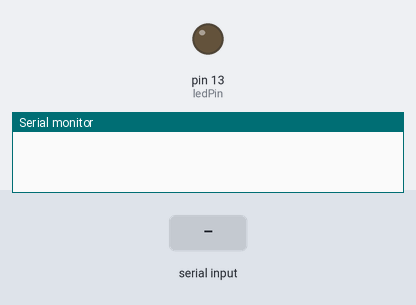
The sketch below on a simulated Arduino Uno, built with avr-gcc and run on an emulated ATmega328P. On the bench: output pins drawn as LEDs (lit = HIGH), the last lines printed to the serial monitor. Dashed ring = blinking. The test bench sets the inputs (shaded band).

Above: at 1.2 s.
1.3 s: "b\n" received over Serial
At 1.55 s:
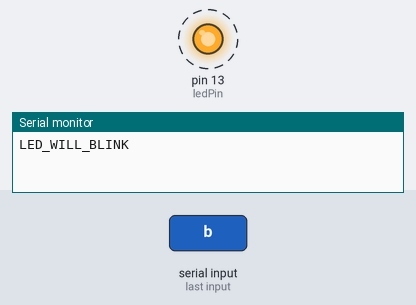
4.3 s: byte 117 ('u') received over Serial
At 4.9 s:
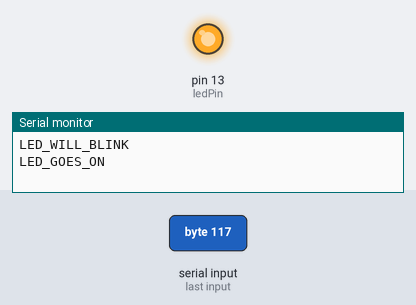
5.8 s: byte 100 ('d') received over Serial
At 6.1 s:
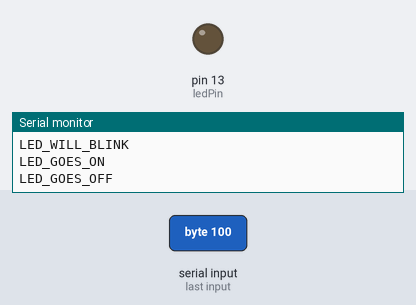
7.3 s: "u\n" received over Serial
At 8.4 s:
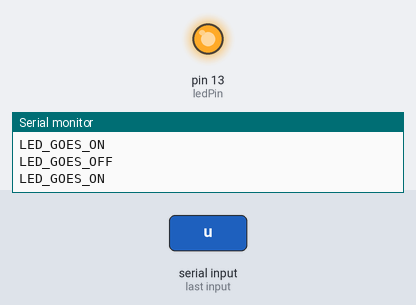
8.8 s: "d\n" received over Serial
At 9.6 s:
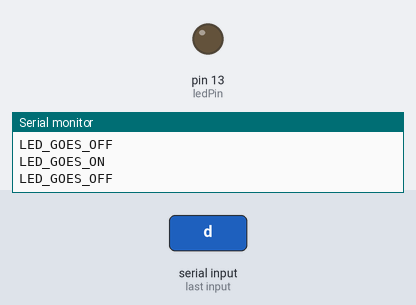
Timing chart, 0 to 11.3 s (numbered marks = the images above; inputs shaded):
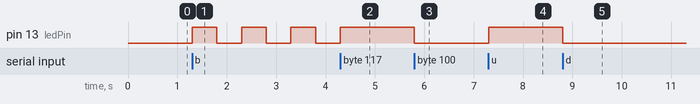

Measured:
- after the input at 1.3 s, pin 13 (ledPin): alternates HIGH for 0.50 s and LOW for 0.50 s, starting at once
- after the input at 4.3 s, pin 13 (ledPin): goes on until 4.3 s, then stays HIGH
- after the input at 5.8 s, pin 13 (ledPin): HIGH → LOW at once
- after the input at 7.3 s, pin 13 (ledPin): LOW → HIGH at once
- after the input at 8.8 s, pin 13 (ledPin): HIGH → LOW at once

The sketch:

ActuatorMCU.ino
```cpp
const int ledPin = 13;
bool isBlinking = false;
unsigned long lastBlinkTime = 0;
bool ledState = LOW;

void setup() {
  Serial.begin(9600);
  pinMode(ledPin, OUTPUT);
}

void loop() {
  if (Serial.available() > 0) {
    char cmd = Serial.read();

    while(Serial.available() > 0 && (Serial.peek() == '\n' || Serial.peek() == '\r')) {
      Serial.read();
    }

    if (cmd == 'u') {
      isBlinking = false;
      digitalWrite(ledPin, HIGH);
      Serial.println("LED_GOES_ON");
    }
    else if (cmd == 'd') {
      isBlinking = false;
      digitalWrite(ledPin, LOW);
      Serial.println("LED_GOES_OFF");
    }
    else if (cmd == 'b') {
      isBlinking = true;
      Serial.println("LED_WILL_BLINK");
    }
  }

  if (isBlinking) {
    if (millis() - lastBlinkTime >= 500) {
      ledState = !ledState;
      digitalWrite(ledPin, ledState);
      lastBlinkTime = millis();
    }
  }
}
```
